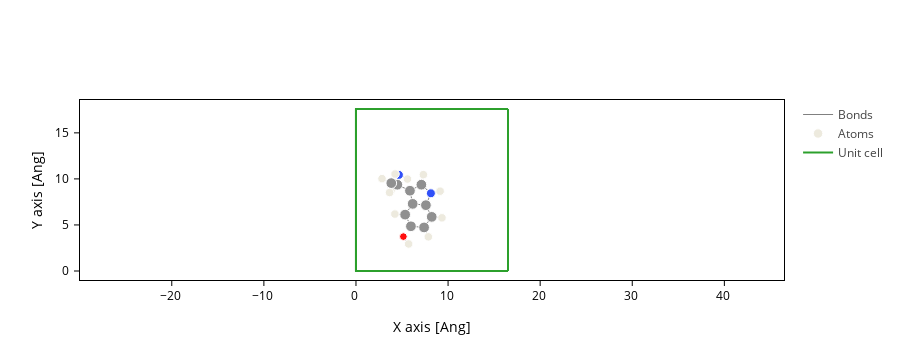

The code cell stored with this chart in its notebook:
### Code cell
sero_centered.plot(axes="xy")

### Figure 1 — Plotly figure (JSON) as saved in the notebook; plotly's stock layout.template omitted (floating-point values rounded to 4 significant figures; data arrays with more than 128 entries replaced by an {"elided": "..."} marker saying what was removed)
{"data": [{"line": {"color": "gray", "width": 1}, "meta": {}, "mode": "lines", "name": "Bonds", "opacity": 1, "type": "scatter", "x": {"elided": "504 float values"}, "y": {"elided": "504 float values"}}, {"marker": {"color": ["#EDEADE", "#EDEADE", "#909090", "#EDEADE", "#909090", "#EDEADE", "#909090", "#FF0D0D", "#909090", "#909090", "#909090", "#EDEADE", "#3050F8", "#909090", "#909090", "#EDEADE", "#909090", "#EDEADE", "#EDEADE", "#EDEADE", "#909090", "#EDEADE", "#3050F8", "#EDEADE", "#EDEADE"], "opacity": 1, "size": [8.48, 8.48, 10.72, 8.48, 10.72, 8.48, 10.72, 7.68, 10.72, 10.72, 10.72, 8.48, 8.96, 10.72, 10.72, 8.48, 10.72, 8.48, 8.48, 8.48, 10.72, 8.48, 8.96, 8.48, 8.48]}, "meta": {}, "mode": "markers", "name": "Atoms", "opacity": 1, "type": "scatter", "x": [3.811, 4.582, 4.493, 4.225, 5.861, 7.32, 5.338, 5.147, 7.101, 6.158, 5.967, 5.716, 8.135, 7.594, 7.396, 7.855, 8.225, 9.136, 9.337, 2.827, 3.833, 3.652, 4.663, 5.592, 4.246], "y": [8.749, 10.38, 9.367, 6.181, 8.716, 10.46, 6.121, 3.735, 9.372, 7.29, 4.855, 2.937, 8.437, 7.149, 4.731, 3.71, 5.879, 8.666, 5.774, 10.03, 9.543, 8.52, 10.44, 9.985, 10.53]}, {"meta": {}, "mode": "lines", "name": "Unit cell", "type": "scatter", "x": [0.0, 0.0, 16.51, 16.51, 0.0, 0.0, NaN, 0.0, 0.0, 0.0, 16.51, 16.51, 0.0, NaN, 16.51, 16.51, NaN, 16.51, 16.51], "y": [0.0, 17.59, 17.59, 17.59, 17.59, 17.59, NaN, 17.59, 0.0, 0.0, 0.0, 0.0, 0.0, NaN, 17.59, 0.0, NaN, 17.59, 0.0]}], "layout": {"height": 360, "scene": {"aspectmode": "data", "xaxis": {"title": {"text": "X axis [Ang]"}}, "yaxis": {"title": {"text": "Y axis [Ang]"}}}, "xaxis": {"autorange": true, "range": [-41.48, 57.99], "scaleanchor": "y", "scaleratio": 1, "title": {"text": "X axis [Ang]"}, "type": "linear"}, "yaxis": {"autorange": true, "range": [-0.9772, 18.57], "title": {"text": "Y axis [Ang]"}, "type": "linear"}}}
